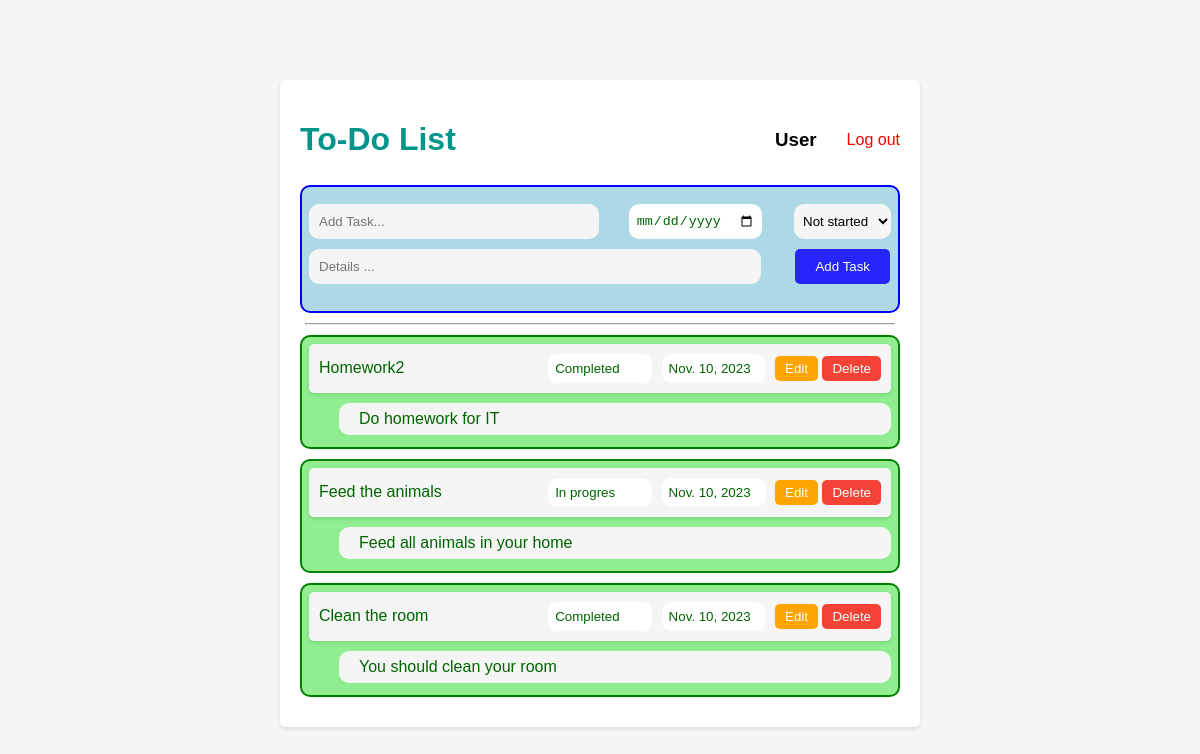
Before: /index/ (signed in) with the older database file.
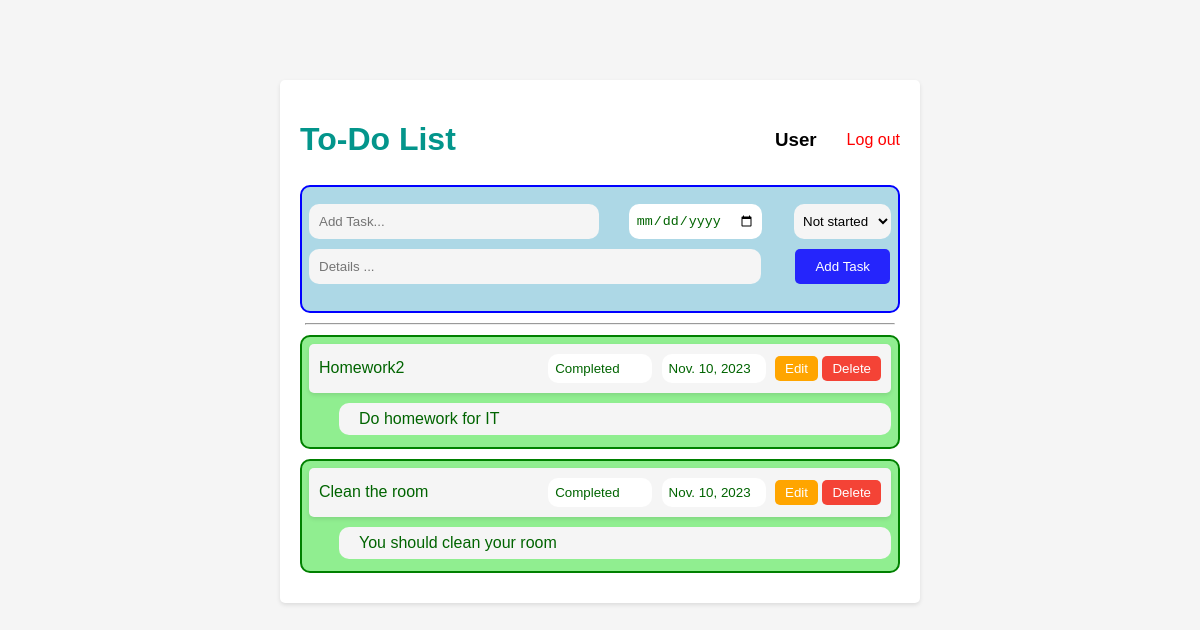
After: the same page with the newer database file.
### asosiy/models.py (models this page shows, shortened)
class Reja(models.Model):
    t_name = models.CharField(max_length=30)
    t_detail = models.TextField()
    date = models.DateField()
    progress = models.CharField(max_length=50)
    egasi = models.ForeignKey(User, on_delete=models.CASCADE, null=True)

### asosiy/views.py (the view, shortened to what this page needs)
# urls.py: path('index/', index),
def index(request):
    if request.user.is_authenticated:
        data = {
            "rejalar" : Reja.objects.filter(egasi=request.user)
        }
        return render(request, 'index.html', data)
    return redirect("/")

### templates/index.html (shortened to what this page needs)
<!DOCTYPE html>
<html>
  <head>
      {% load static %}
    <link rel="stylesheet" type="text/css" href=" {% static 'style.css' %}">
  </head>
  <body>
    <div class="container">
        <div class="head">
            <h1>To-Do List</h1>
            <div style="display: flex; align-items: center;">
                <h3>User</h3>
                <a href="/logout/" style="text-decoration: none; color: red;">
                Log out
                </a>
            </div>
      </div>
      <div class="task-add">
        <form id="task-form" method="post">{% csrf_token %}
            <div class="form1">
              <input type="text" value="{{ rejalar.t_name }}" name="t_n" placeholder="Add Task...">
              <input type="date" value="{{ rejalar.date }}" name="d">
              <select name="p">
                <option class="opt">
                  Not started
                </option>
              </select>
            </div>
            <div class="fomr1">{% csrf_token %}
              <input type="text" value="{{ rejalar.t_detail }}" name="t_d" placeholder="Details ...">
              <button type="submit" class="btn">Add Task</button>
            </div>
          </form>
      </div>
      <hr style="margin: 10px 5px;">
      {% for i in rejalar %}
        <div class="task">
        <ul id="task-list">
          <li>
              <div>
                  {{ i.t_name }}
              </div>
              <div>
                    <input type="text" value="{{ i.progress }}" readonly >
                    <input type="text" value="{{ i.date }}" readonly>
                    <button type="submit" class="edit"><a href="/edit/">Edit</a></button>
                    <button type="submit"  class="delete"><a href="/delete/{{i.id}}">Delete</a></button>
              </div>
          </li>
        </ul>
        <ul class="details">
            {{ i.t_detail}}
        </ul>
      </div>
      {% endfor %}
    </div>
  </body>
</html>

### static/style.css (style rules this page uses)
body { font-family: Arial, sans-serif; background-color: #f5f5f5; }
.container { max-width: 600px; margin: 10vh auto; padding: 20px; background-color: #fff; border-radius: 5px; box-shadow: 0 2px 4px rgba(0, 0, 0, 0.1); }
.head { display: flex; justify-content: space-between; align-items: center; }
h1 { text-align: center; color: rgb(3, 149, 139); }
h3 { margin-right: 30px; }
a { text-decoration: none; color: white; }
form { margin-bottom: 20px; }
.form1 { display: flex; justify-content: center; margin: 10px 0; }
input[type="text"] { flex: 1; width: 432px; padding: 10px; border: none; border-radius: 10px; background-color: #f5f5f5; margin: 0px 30px 0px 0px }
input[type="date"] { border-radius: 10px; border: 0; padding: 7px; margin-right: 32px; color: darkgreen; }
.task input { margin-right: 5px; }
.task input[type="text"] { width: 90px; background-color: white; color: darkgreen; padding: 7px; }
select { cursor: pointer; border: 0px; border-radius: 10px; background-color: #f5f5f5; padding: 5px; }
.opt { color: #807d7d; background-color: white; }
button { padding: 10px 20px; border: none; border-radius: 5px; background-color: rgb(37, 37, 252); color: #fff; cursor: pointer; }
ul { list-style: none; padding: 0; margin: 0; }
li { display: flex; justify-content: space-between; align-items: center; background-color: #f5f5f5; padding: 10px; margin-bottom: 10px; border-radius: 5px; box-shadow: 0 2px 4px rgba(0, 0, 0, 0.1); }
.delete { background-color: #f44336; color: #fff; padding: 5px 10px; border: none; border-radius: 5px; cursor: pointer; }
.edit { background-color: orange; color: #fff; padding: 5px 10px; border: none; border-radius: 5px; cursor: pointer; }
.details { margin: 0px 0px 5px 30px; background-color: #f5f5f5; padding: 7px 20px; border-radius: 10px; text-align: justify; }
.task { border: 2px solid green; background-color: lightgreen; border-radius: 10px; padding: 7px; margin: 10px 0; color: darkgreen; }
.task-add { background-color: lightblue; border-radius: 10px; padding: 7px; margin: 5px 0; border: 2px solid blue; }

Changed rows visible on the page:
removed Reja: t_name "Feed the animals", progress "In progres", date "Nov. 10, 2023", t_detail "Feed all animals in your home"
